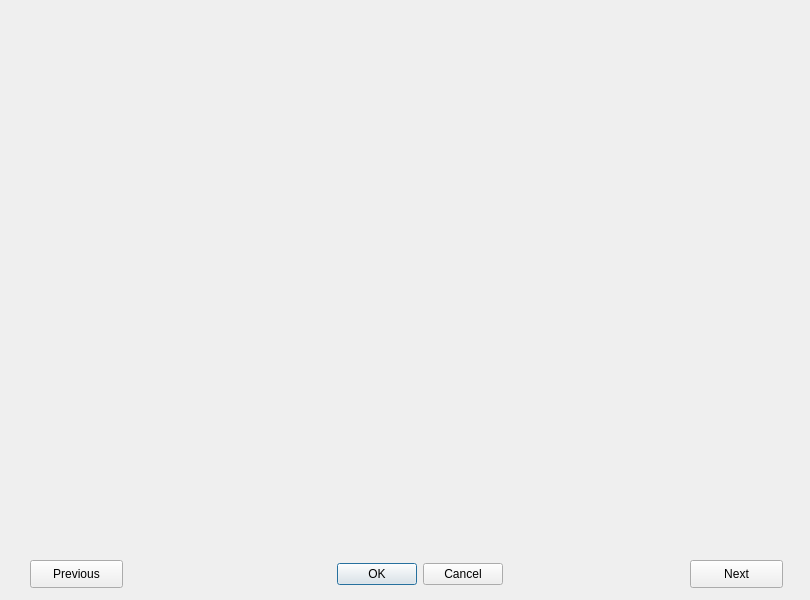
<?xml version="1.0" encoding="UTF-8"?>
<ui version="4.0">
 <class>MainWindow</class>
 <widget class="QMainWindow" name="MainWindow">
  <property name="geometry">
   <rect>
    <x>0</x>
    <y>0</y>
    <width>810</width>
    <height>600</height>
   </rect>
  </property>
  <property name="windowTitle">
   <string>Wallpaper</string>
  </property>
  <widget class="QWidget" name="centralwidget">
   <widget class="QPushButton" name="previous">
    <property name="geometry">
     <rect>
      <x>30</x>
      <y>560</y>
      <width>93</width>
      <height>28</height>
     </rect>
    </property>
    <property name="text">
     <string>Previous</string>
    </property>
   </widget>
   <widget class="QPushButton" name="next">
    <property name="geometry">
     <rect>
      <x>690</x>
      <y>560</y>
      <width>93</width>
      <height>28</height>
     </rect>
    </property>
    <property name="text">
     <string>Next</string>
    </property>
   </widget>
   <widget class="QDialogButtonBox" name="okcancel">
    <property name="geometry">
     <rect>
      <x>310</x>
      <y>560</y>
      <width>193</width>
      <height>28</height>
     </rect>
    </property>
    <property name="standardButtons">
     <set>QDialogButtonBox::Cancel|QDialogButtonBox::Ok</set>
    </property>
   </widget>
   <widget class="QLabel" name="background">
    <property name="geometry">
     <rect>
      <x>10</x>
      <y>0</y>
      <width>791</width>
      <height>541</height>
     </rect>
    </property>
    <property name="text">
     <string/>
    </property>
    <property name="scaledContents">
     <bool>true</bool>
    </property>
   </widget>
  </widget>
 </widget>
 <resources/>
 <connections/>
</ui>
